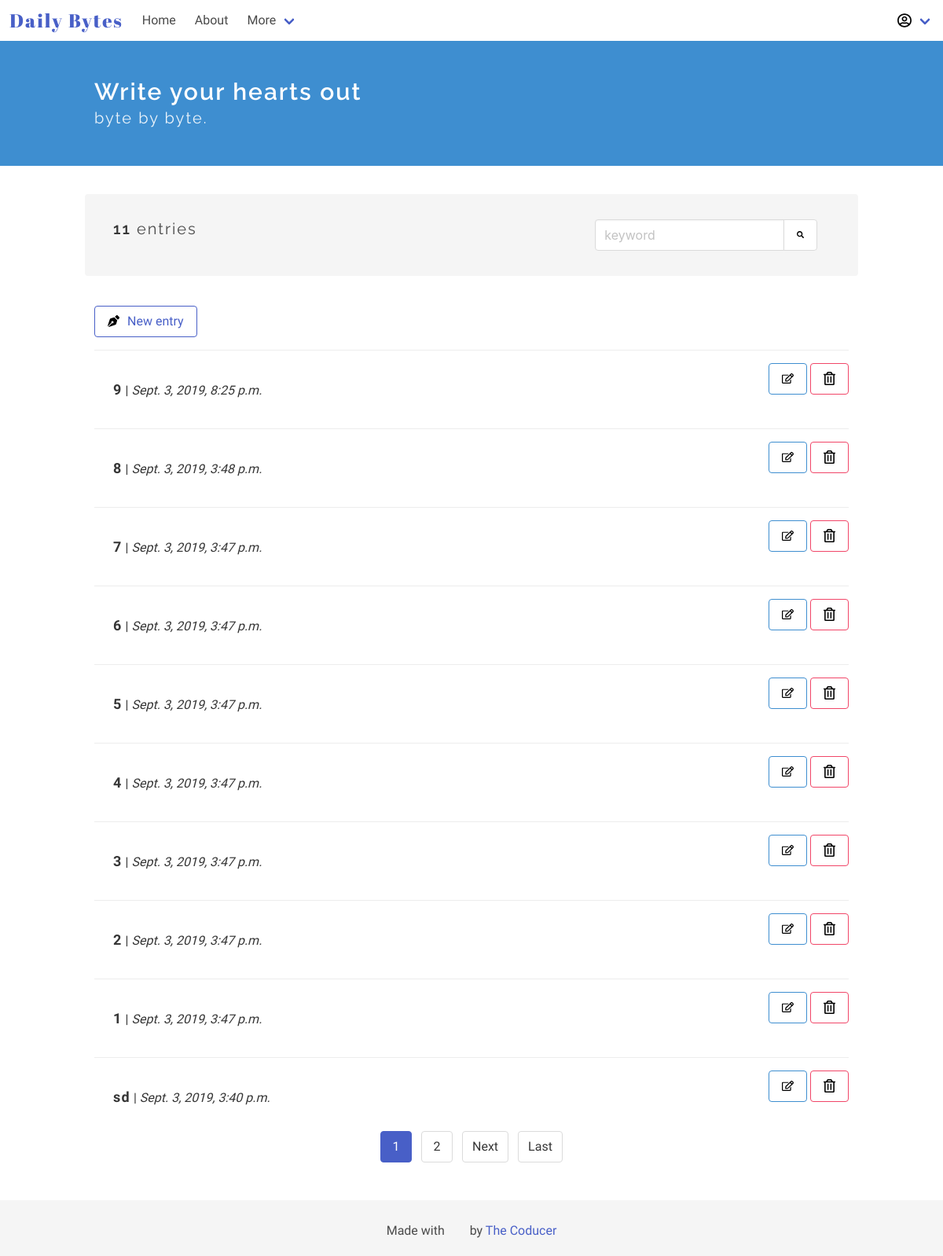
Page / (signed in) on the earlier database version.
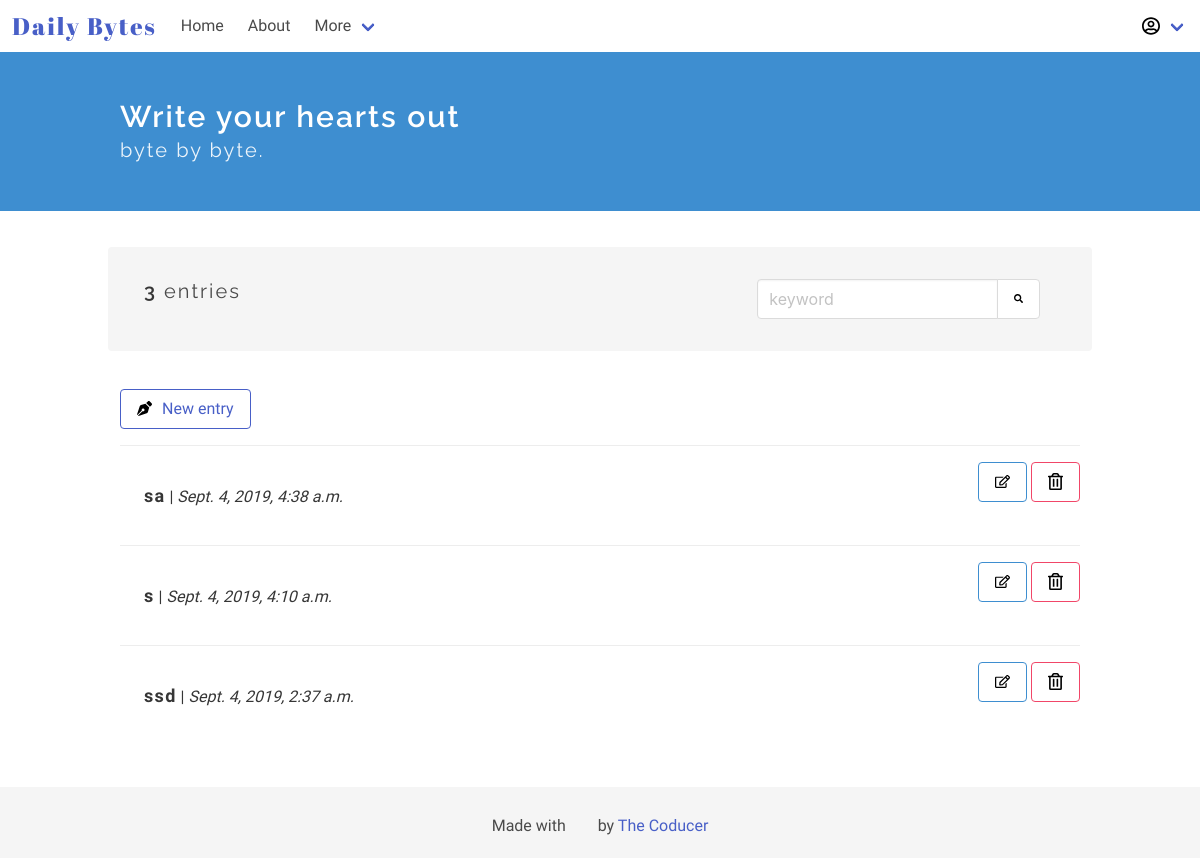
Same page on the later database version.
### diary_app/models.py (models this page shows)
class Entry(models.Model):
    author = models.ForeignKey(User, on_delete=models.CASCADE) # User is an auth model
    title = models.CharField(max_length=100, default='', verbose_name="")
    text = RichTextUploadingField(verbose_name="")
    date_posted = models.DateTimeField(auto_now_add = True)
    bio = models.TextField(max_length=500, blank=True)
    """ def __str__(self):
        return 'Entry #{}'.format(self.id) """
    class Meta:
        verbose_name_plural = 'entries'

### diary_app/views.py (the view)
# urls.py: path('', EntryListView.as_view(), name = 'home'),
class EntryListView(ListView):
        model = Entry
        template_name = 'diary_app/home.html'
        context_object_name = 'entries'
        ordering = ['-date_posted']
        paginate_by = 10
        @method_decorator(login_required)
        def dispatch(self, *args, **kwargs):
                return super().dispatch(*args, **kwargs)
        def get_context_data(self, **kwargs):
                context = super(EntryListView, self).get_context_data(**kwargs)
                context['count_entries'] = Entry.objects.all().count()
                ...
                return context

### diary_app/templates/diary_app/home.html (shortened to what this page needs)
<!DOCTYPE html>
<html lang="en">
<head>
</head>
<body>
    {% extends "./base.html" %}
    {% block content %}
    {% load static %}
    <section class="hero is-info">
        <div class="hero-body">
        <div class="container">
            <h1 class="title">
                Write your hearts out
            </h1>
            <h2 class="subtitle">
                byte by byte.
            </h2>
        </div>
        </div>
    </section>
    <section class="section">
        <div class="container">
            <div class="container my-top-bar">
            <div class="columns notification">
                <div class="column is-two-thirds">
                    <p class="subtitle is-5">
                        {% if count_entries < 1 %}
                            You don't have any entries
                        {% else %}
                            <strong>{{ count_entries }}</strong> entries
                        {% endif %}
                    </p>
                </div>
                <div class="column">
                <div class="field has-addons">
                    <p class="control">
                        <input class="input" type="text" placeholder="keyword">
                    </p>
                    <p class="control">
                        <button class="button">
                            <img class="search-icon" src="{% static '/images/search.svg' %}" alt="Add new byte" width=15px height=15px>
                        </button>
                    </p>
                    </div>
                    </div>
                </div>
                </div>
        <article class="media">
            <div class="media-content">
                <div class="content">
                    <a class="button is-link is-outlined" href="{% url 'add' %}"><img src="{% static '/images/pen.svg' %}" alt="Add new byte" width=15px height=15px style="margin-right: 10px;">New entry</a>
                </div>
            </div>
        </article>
        {% for entry in entries %}
        <article class="media">
                <div class="media-content">
                    <a href="/entry/{{entry.id}}">
                    <div class="content notification readmore-div">
                        <p>
                            <strong class="entry-title">{{ entry.title }}</strong> | <i>{{ entry.date_posted }}</i>
                        </p>
                    </div>
                    </a>
                </div>
                <div class="media-right">
                        <a class="button is-info is-outlined" href="/edit/{{entry.id}}"><img src="{% static '/images/edit.svg' %}" alt="Edit" width=15px height=15px></a>
                        <a class="button is-danger is-outlined" href="/delete/{{entry.id}}" onclick="del()"><img src="{% static '/images/delete.svg' %}" alt="Delete" width=15px height=15px color: red;></a>
                </div>
        </article>
        {% endfor %}
        <div class="has-text-centered page-list">
        {% if is_paginated %}
            {% for num in page_obj.paginator.page_range %}
                {% if page_obj.number == num %}
                    <a class="pagination-link is-current" href="?page={{ num }}">{{ num }}</a>
                {% elif num > page_obj.number|add:'-3' and num < page_obj.number|add:'3' %}
                    <a class="pagination-link" href="?page={{ num }}">{{ num }}</a>
                {% endif %}
            {% endfor %}
            {% if page_obj.has_next %}
                <a class="pagination-next" href="?page={{ page_obj.next_page_number }}">Next</a>
                <a class="pagination-next" href="?page={{ page_obj.paginator.num_pages }}">Last</a>
            {% endif %}
        {% endif %}
        </div>
        </div>
    </section>
    {% endblock %}

### diary_app/templates/diary_app/base.html (shortened to what this page needs)
<!DOCTYPE html>
<html lang="en">
<head>
    {% load static %}
    <link rel="stylesheet" href="https://cdnjs.cloudflare.com/ajax/libs/bulma/0.6.2/css/bulma.min.css" />
    <link rel="stylesheet" type="text/css" href="//code.ionicframework.com/ionicons/2.0.1/css/ionicons.min.css" />
    <link rel="stylesheet" href="{% static '/css/main.css' %}">
</head>
<body>
    {% include "./header.html" %}
    {% block content %} {% endblock %}
    {% include "./footer.html" %}
</body>
</html>

### diary_app/templates/diary_app/header.html (shortened to what this page needs)
{% load static %}
<div id="app">
<nav class="navbar" role="navigation" aria-label="main navigation">
    <div class="navbar-brand">
      <a class="navbar-item" href="{% url 'home' %}">
        <h1 class="logo">Daily Bytes</h1>
      </a>
    </div>
    <div id="navbarBasicExample" class="navbar-menu">
      <div class="navbar-start">
        <a class="navbar-item" href="{% url 'home' %}">
            Home
        </a>
        <a class="navbar-item" href="/about/">
            About
        </a>
        <div class="navbar-item has-dropdown is-hoverable">
          <a class="navbar-link">
            More
          </a>
        </div>
      </div>
      <div class="navbar-end">
          <div class="navbar-item has-dropdown is-hoverable">
              <a class="navbar-link">
                  <img src="{% static '/images/user.svg' %}" alt="User" width=18px height=18px style="margin-right: 0px;">
              </a>
            </div>
      </div>
    </div>
  </nav>
 </div>

### diary_app/templates/diary_app/footer.html
<footer class="footer">
        <div class="has-text-centered">
          <p>
                Made with <i class="icon ion-heart"></i> by <a href="https://thecoducer.github.io/" target="_blank">The Coducer</a>
          </p>
        </div>
      </footer>

### staticfiles/css/main.css (style rules this page uses)
body { display: flex; flex-direction: column; height: 100vh; font-family: 'Muli', sans-serif; }
.logo { font-family: 'Abril Fatface', cursive; font-size: 1.5em; letter-spacing: 2px; }
.navbar-item { font-family: 'Libre Franklin', sans-serif; }
.title { font-size: 30px; }
.title, .subtitle { font-family: 'Raleway', sans-serif; letter-spacing: 2px; }
p { font-family: 'Muli', sans-serif; }
.entry-title { font-family: 'Libre Franklin', sans-serif; font-size: 18px; letter-spacing: 1.3px; }
.my-top-bar { margin-bottom: 50px; }
.footer { flex-shrink: 0; padding: 20px; background-color: #f5f5f5; }
.section { flex: 1 0 auto; }
.readmore-div { background-color: transparent; color: #363636; }

Differences in the rows shown:
removed Entry: title "9", date_posted "Sept. 3, 2019, 8:25 p.m."
removed Entry: title "8", date_posted "Sept. 3, 2019, 3:48 p.m."
removed Entry: title "7", date_posted "Sept. 3, 2019, 3:47 p.m."
removed Entry: title "6", date_posted "Sept. 3, 2019, 3:47 p.m."
removed Entry: title "5", date_posted "Sept. 3, 2019, 3:47 p.m."
removed Entry: title "4", date_posted "Sept. 3, 2019, 3:47 p.m."
removed Entry: title "3", date_posted "Sept. 3, 2019, 3:47 p.m."
removed Entry: title "2", date_posted "Sept. 3, 2019, 3:47 p.m."
removed Entry: title "1", date_posted "Sept. 3, 2019, 3:47 p.m."
removed Entry: title "sd", date_posted "Sept. 3, 2019, 3:40 p.m."
added Entry: title "sa", date_posted "Sept. 4, 2019, 4:38 a.m."
added Entry: title "s", date_posted "Sept. 4, 2019, 4:10 a.m."
added Entry: title "ssd", date_posted "Sept. 4, 2019, 2:37 a.m."
Other differences:
{{ count_entries }}: "11" → "3"
list line gone: "1"
list line gone: "2"
text no longer shown: "Next Last"
